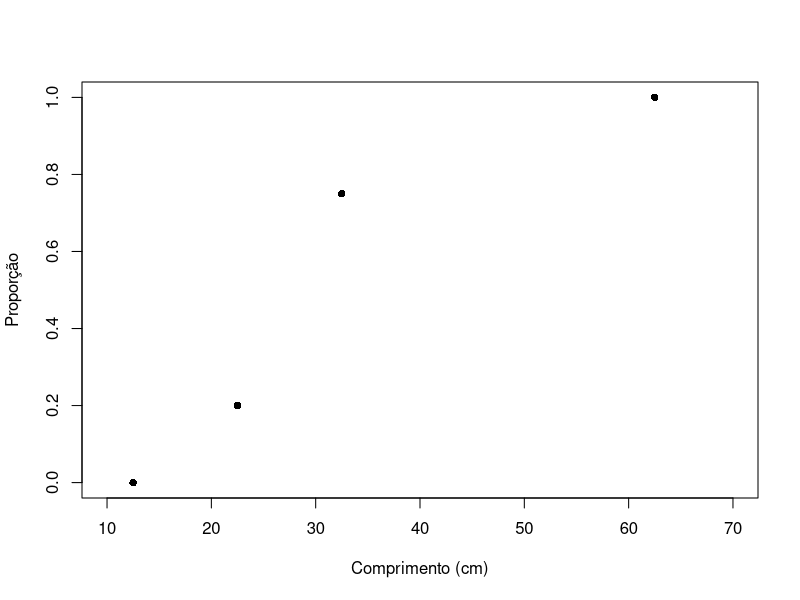

Recreate this plot in R.
#!/usr/bin/env Rscript

# Ponto médio das classes
x <- c(12.5, 22.5, 32.5, 62.5)

# Número de fêmeas
n <- c(3, 5, 4, 5)

# Número de fêmeas maturas
y <- c(0, 1, 3, 5)

# Plot do gráfico: proporção de fêmeas maturas por comprimento
xlab="Comprimento (cm)"
ylab="Proporção"
xlim=c(10,70)
ylim=c(0,1)
plot(x, y/n, xlab=xlab, ylab=ylab, xlim=xlim, ylim=ylim, pch=16)

